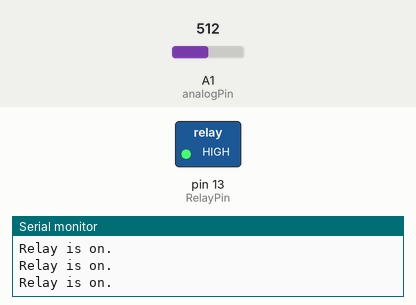
Bench run of a sketch on a simulated Arduino Uno, built with avr-gcc and run on an emulated ATmega328P. On the bench: switched loads named in the sketch (green lamp = pin HIGH), the last lines printed to the serial monitor. The test bench sets the inputs (shaded band); at power-on: A1 (analogPin) = 512.

Above: at 1.3 s.
1.4 s: A1 (analogPin) set to 168
2.9 s: A1 (analogPin) set to 139
At 4.2 s:
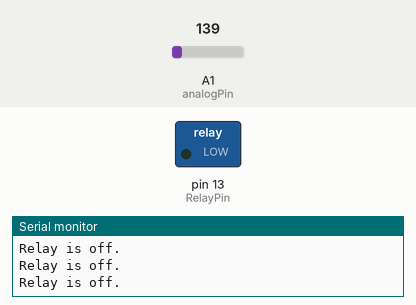
4.5 s: A1 (analogPin) set to 160
At 5.4 s:
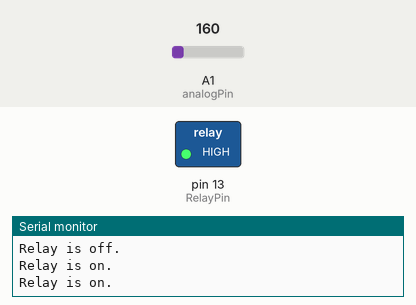
6.0 s: A1 (analogPin) set to 140
At 6.5 s:
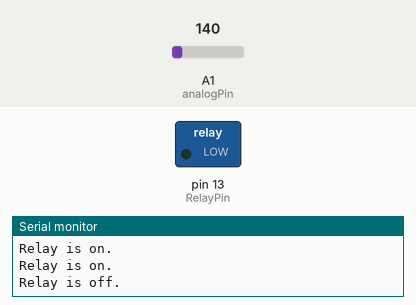
Timing chart, 0 to 8.5 s (numbered marks = the images above; inputs shaded):
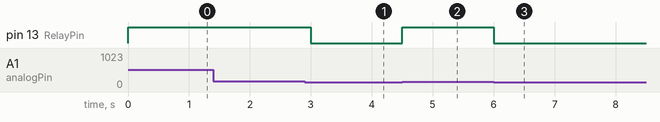

Measured:
- the behaviour switches between 151 and 150 on A1 (analogPin) (found by bisection; images 0 and 1)
- after the input at 2.9 s, pin 13 (RelayPin): HIGH → LOW after 0.10 s
- after the input at 4.5 s, pin 13 (RelayPin): LOW → HIGH at once
- after the input at 6.0 s, pin 13 (RelayPin): HIGH → LOW at once

The sketch:

05_light_Relay.ino
```cpp
int analogPin = A1;//analog Pin define
int RelayPin = 13;//relay Pin define
int threshold = 150;//upper bound for control relay
int value;

void setup() {
  Serial.begin(115200);
  pinMode(RelayPin, OUTPUT);//setup output mode
}

void loop() {
  value = analogRead(analogPin);//read analog value
  if(value > threshold)
  {
    Serial.println("Relay is on.");
    digitalWrite(RelayPin, HIGH);//relay on
  }
  else
  {
    Serial.println("Relay is off.");
    digitalWrite(RelayPin, LOW);//relay off
  }

  delay(500);
}
```
